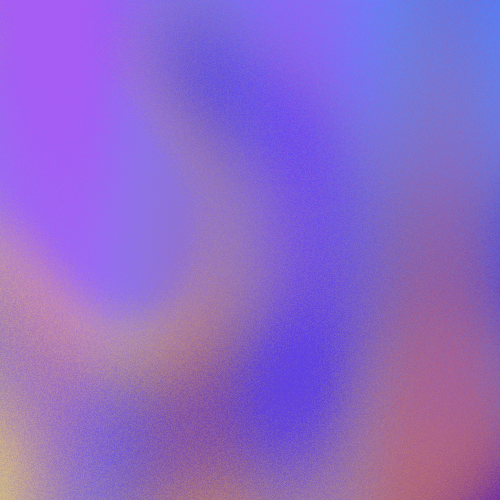

Write Python code to recreate this figure.
from art import Artwork
from PIL import Image

art1 = Artwork()
art2 = Artwork()

new_art = Image.blend(art1.img, art2.img, 0.5)
new_art.save("mix.png") 